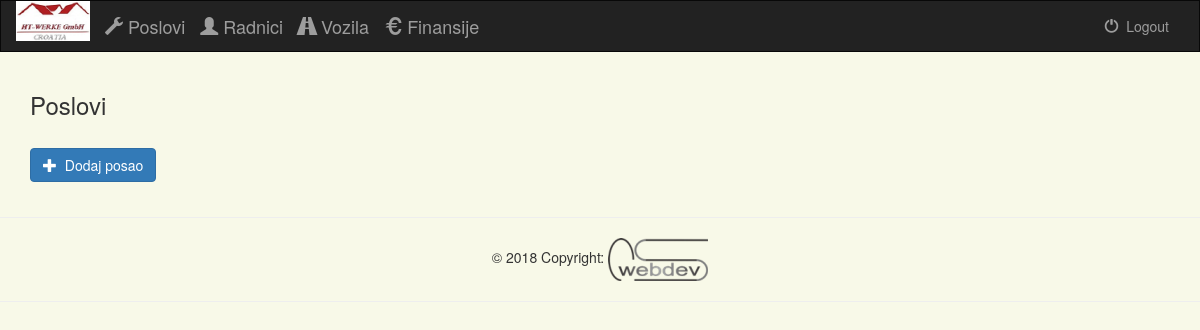
/administracija/ (signed in), run on an earlier commit of the app's database.
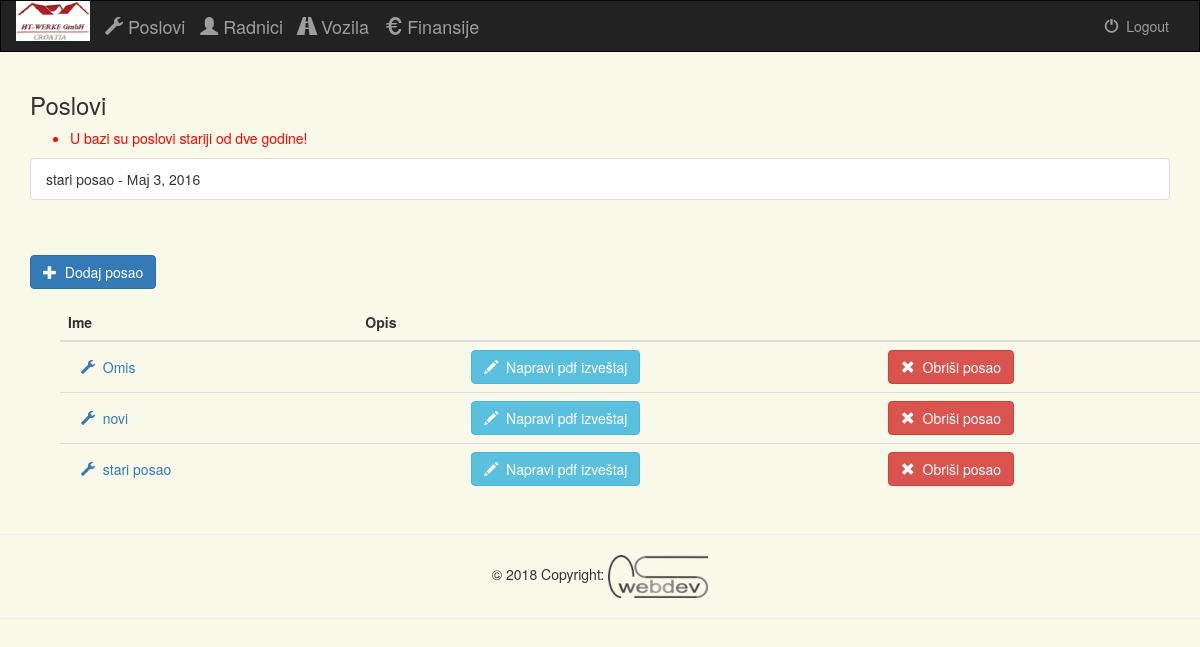
And on a later commit of the database.
### projects/models.py (models this page shows, shortened)
class Poslovi(models.Model):
    ime = models.CharField(max_length=30)
    opis = models.CharField(max_length=100, blank=True)
    dogovoreni_radni_sati = models.FloatField(default=0.0)
    dogovoreno_po_kvadratu = models.FloatField(default=0.0)
    pocetak_radova = models.DateField()
    kraj_radova = models.DateField(null=True, blank=True)
    class Meta:
        verbose_name_plural = "Poslovi"

### projects/views.py (the view)
def index(request):
    if not request.user.is_authenticated():
        return render(request, 'projects/login.html')
    else:
        current_date = datetime.date.today()
        poslovi_zavrseni_pre_vise_od_dve_godine = []
        poslovi = Poslovi.objects.all()
        radnici = Radnik.objects.all()
        for posao in poslovi:
            proslo_dana = posao.kraj_radova - current_date
            if proslo_dana.days < -730:
                poslovi_zavrseni_pre_vise_od_dve_godine.append(posao)
        if len(poslovi_zavrseni_pre_vise_od_dve_godine) > 0:
            messages.success(request, "U bazi su poslovi stariji od dve godine!")
        return render(request, 'projects/index.html', {
            'poslovi': poslovi,
            'radnici': radnici,
            'poslovi_zavrseni_pre_vise_od_dve_godine': poslovi_zavrseni_pre_vise_od_dve_godine
        })

### projects/templates/projects/index.html (shortened to what this page needs)
{% extends 'projects/base.html' %}
{% block content %}
{% load staticfiles %}
<div class="container">
    <h3>Poslovi</h3>
    {% if messages %}
    <ul class="messages">
    {% for message in messages %}
    <li style="color:red;" {% if message.tags == "success" %} class="{{ message.tags }}"{% endif %}>{{ message }}</li>
    {% endfor %}
    </ul>
    {% endif %}
    {% if poslovi_zavrseni_pre_vise_od_dve_godine %}
    <div class="row">
        <div class="col-sm-12" style="padding-bottom: 15px;">
            <ul class="list-group">
            {% for posao in poslovi_zavrseni_pre_vise_od_dve_godine %}
            <li class="list-group-item">{{ posao.ime }} - {{ posao.kraj_radova }}</li>
            {% endfor %}
            </ul>
        </div>
    </div>
    {% endif %}
    {% if poslovi %}
    <div class="row">
        <div class="col-sm-12" style="padding-bottom: 15px;">
            <br>
            <a href="{% url 'projects:project-add' %}">
                <button type="button" class="btn btn-primary">
                    <span class="glyphicon glyphicon-plus"></span>&nbsp; Dodaj posao
                </button>
            </a>
        </div>
    </div>
    <div class="col-sm-12">
        <div class='container' id="table">
            <div class="table-div">
                <table class="table">
                    <thead>
                    <tr>
                        <th>Ime</th>
                        <th>Opis</th>
                        <th></th>
                        <th></th>
                    </tr>
                    </thead>
                    <tbody>
                    {% for posao in poslovi %}
                    <tr>
                        <td><a href="{% url 'projects:posao' posao.id %}"><button type="button" class="btn btn-link">
                                    <span class="glyphicon glyphicon-wrench"></span>&nbsp; {{ posao.ime }}
                                </button></a></td>
                        <td>{{ posao.opis }}</td>
                        <td>
                            <a href="{% url 'projects:pdf_posao' posao.id %}">
                                <button type="button" class="btn btn-info">
                                    <span class="glyphicon glyphicon-pencil"></span>&nbsp; Napravi pdf izveštaj
                                </button>
                            </a>
                        </td>
                        <td>
                            <a href="{% url 'projects:posao-delete' posao.id %}">
                                <button type="button" class="btn btn-danger" onclick="clicked(event)">
                                    <span class="glyphicon glyphicon-remove"></span>&nbsp; Obriši posao
                                </button>
                            </a>
                        </td>
                    </tr>
                    {% endfor %}
                    </tbody>
                </table>
            </div>
        </div>
    </div>
    {% else %}
    <div class="row">
        <div class="col-sm-12" style="padding-bottom: 15px;">
            <br>
            <a href="{% url 'projects:project-add' %}">
                <button type="button" class="btn btn-primary">
                    <span class="glyphicon glyphicon-plus"></span>&nbsp; Dodaj posao
                </button>
            </a>
        </div>
    </div>
    {% endif %}
</div>
{% endblock %}

### projects/templates/projects/base.html (shortened to what this page needs)
<!DOCTYPE html PUBLIC "-//W3C//DTD XHTML 1.0 Strict//EN" "http://www.w3.org/TR/xhtml1/DTD/xhtml1-strict.dtd">
<html xmlns="http://www.w3.org/1999/xhtml" xml:lang="sr"  lang="sr">
<head>
    {% load staticfiles %}
    <link rel="stylesheet" href="https://maxcdn.bootstrapcdn.com/bootstrap/3.3.6/css/bootstrap.min.css">
    <link rel="stylesheet" type="text/css" href="{% static 'projects/style.css' %}"/>
</head>
<body>
<nav class="navbar navbar-inverse">
    <div class="container-fluid">
        <div class="navbar-header">
            <a href="{% url 'projects:index' %}" class="navbar-left"><img src="{%  static 'projects/logo.png' %}"></a>
            <a class="navbar-brand"></a>
            <a class="navbar-brand" href="{% url 'projects:index' %}"><span class="glyphicon glyphicon-wrench" aria-hidden="true"></span> Poslovi  </a>
            <a class="navbar-brand" href="{% url 'projects:ljudi' %}"><span class="glyphicon glyphicon-user" aria-hidden="true"></span> Radnici  </a>
            <a class="navbar-brand" href="{% url 'projects:vozila' %}"><span class="glyphicon glyphicon-road" aria-hidden="true"></span> Vozila  </a>
            <a class="navbar-brand" href="{% url 'projects:biranje_meseca_finansije' %}"><span class="glyphicon glyphicon-euro" aria-hidden="true"></span> Finansije  </a>
        </div>
        <div class="collapse navbar-collapse" id="topNavBar">
            <ul class="nav navbar-nav navbar-right">
                <li class="">
                    <a href="{% url 'projects:logout_user' %}">
                        <span class="glyphicon glyphicon-off"
                              aria-hidden="true"></span>&nbsp; Logout
                    </a>
                </li>
            </ul>
        </div>
    </div>
</nav>
{% block content %}
{% endblock %}
<hr>
  <footer class="page-footer font-small blue pt-4 mt-4">
    <div class="footer-copyright py-3 text-center">
        © 2018 Copyright:  <a href="mailto:papulic@gmail.com?Subject=Hello%20OSwebdev" target="_top"><img src="{%  static 'projects/OSwebdev.png' %}"></a>
		<hr>
    </div>
  </footer>
</body>
</html>

### projects/static/projects/style.css (style rules this page uses)
body { background: #f8f9e8; }
.navbar { border-radius: 0; }

What changed in the data, as far as the page shows it:
added Poslovi: ime "stari posao", kraj_radova "Мај 3, 2016"
added Poslovi: ime "Omis"
added Poslovi: ime "novi"
Also different on the page:
new list line: "U bazi su poslovi stariji od dve godine!"
text now shown: "Ime Opis"
